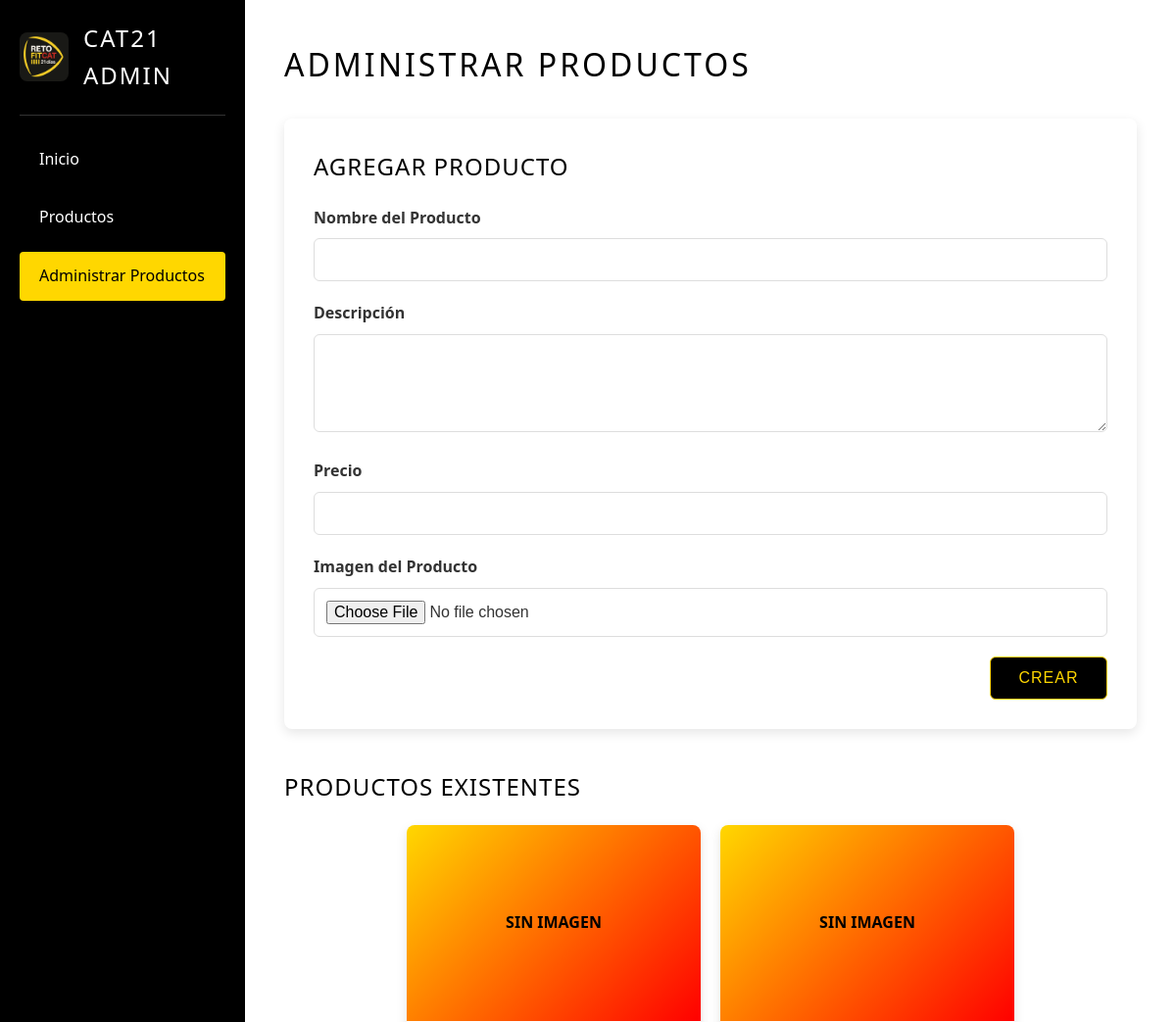
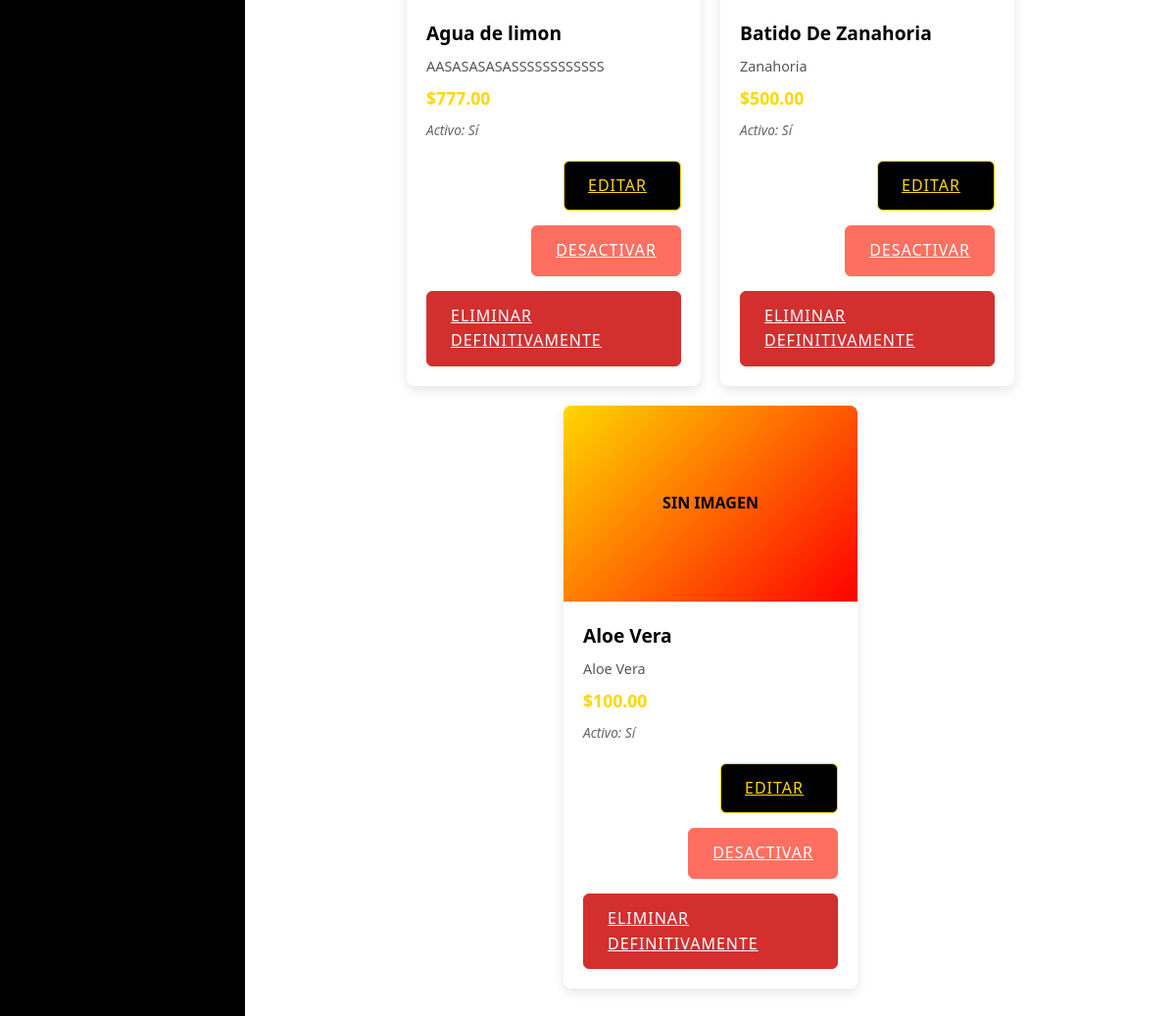
Screenshot of /admin_productos.php (signed in) with the database file from the repository (2 pictures, top to bottom).
### tables this page shows
CREATE TABLE `productos` (
  `id` int(11) NOT NULL,
  `nombre` varchar(100) NOT NULL,
  `descripcion` text DEFAULT NULL,
  `precio` decimal(10,2) NOT NULL,
  `imagen` varchar(255) DEFAULT NULL,
  `activo` tinyint(1) DEFAULT 1
);

### admin_productos.php (the view, shortened to what this page needs)
<?php
require_once 'config.php';
$csrf_token = $_SESSION['csrf_token'];
$productoEditar = null;
try {
    $stmt = $pdo->query("SELECT * FROM productos ORDER BY id DESC");
    $productos = $stmt->fetchAll();
} catch (PDOException $e) {
    $_SESSION['error'] = "Error al cargar productos: " . $e->getMessage();
    error_log("admin_productos.php: Products load error: " . $e->getMessage());
    header("Location: admin_productos.php");
    exit;
}
?>
<!DOCTYPE html>
<html lang="es">
<head>
</head>
<body>
    <div class="layout">
        <aside class="sidebar">
            <div class="sidebar-header">
                <img src="assets/img/1-4.png" alt="CAT21 Logo" class="logo">
                <h2>CAT21 Admin</h2>
            </div>
            <nav class="sidebar-nav">
                <a href="inicio.php" class="nav-item">Inicio</a>
                <a href="productos.php" class="nav-item">Productos</a>
                <a href="admin_productos.php" class="nav-item active">Administrar Productos</a>
            </nav>
        </aside>
        <main class="main-content">
            <header class="main-header">
                <h1>Administrar Productos</h1>
            </header>
            <div class="content">
                <div class="form-card">
                    <h2><?php echo $productoEditar ? 'Editar Producto' : 'Agregar Producto'; ?></h2>
                    <form method="POST" enctype="multipart/form-data">
                        <div class="form-group">
                            <label for="nombre">Nombre del Producto</label>
                            <input type="text" id="nombre" name="nombre" required value="<?php echo htmlspecialchars($productoEditar['nombre'] ?? ''); ?>">
                        </div>
                        <div class="form-group">
                            <label for="descripcion">Descripción</label>
                            <textarea id="descripcion" name="descripcion"><?php echo htmlspecialchars($productoEditar['descripcion'] ?? ''); ?></textarea>
                        </div>
                        <div class="form-group">
                            <label for="precio">Precio</label>
                            <input type="number" id="precio" name="precio" step="0.01" required value="<?php echo htmlspecialchars($productoEditar['precio'] ?? ''); ?>">
                        </div>
                        <div class="form-group">
                            <label for="imagen">Imagen del Producto</label>
                            <input type="file" id="imagen" name="imagen" accept="image/jpeg,image/png,image/gif">
                        </div>
                        <div class="form-actions">
                            <button type="submit" class="btn btn-submit"><?php echo $productoEditar ? 'Actualizar' : 'Crear'; ?></button>
                        </div>
                    </form>
                </div>
                <div class="productos-section">
                    <h2>Productos Existentes</h2>
                    <div class="productos-grid">
                        <?php foreach ($productos as $producto): ?>
                            <div class="producto-card">
                                <?php if ($producto['imagen'] && file_exists('Uploads/' . $producto['imagen'])): ?>
                                    <img src="Uploads/<?php echo htmlspecialchars($producto['imagen']); ?>" alt="<?php echo htmlspecialchars($producto['nombre']); ?>" class="producto-imagen">
                                <?php else: ?>
                                    <div class="producto-placeholder">Sin Imagen</div>
                                <?php endif; ?>
                                <div class="producto-info">
                                    <h3 class="producto-nombre"><?php echo htmlspecialchars($producto['nombre']); ?></h3>
                                    <p class="producto-descripcion"><?php echo htmlspecialchars($producto['descripcion']); ?></p>
                                    <p class="producto-precio">$<?php echo number_format($producto['precio'], 2); ?></p>
                                    <p class="producto-status">Activo: <?php echo $producto['activo'] ? 'Sí' : 'No'; ?></p>
                                </div>
                                <div class="producto-actions">
                                    <a href="admin_productos.php?edit=<?php echo $producto['id']; ?>" class="btn btn-edit">Editar</a>
                                    <?php if ($producto['activo']): ?>
                                        <a href="admin_productos.php?deactivate=<?php echo $producto['id']; ?>&csrf_token=<?php echo htmlspecialchars($csrf_token); ?>"
                                           class="btn btn-deactivate"
                                           onclick="return confirm('¿Estás seguro de desactivar este producto?')">
                                           Desactivar
                                        </a>
                                    <?php endif; ?>
                                    <a href="admin_productos.php?delete=<?php echo $producto['id']; ?>&csrf_token=<?php echo htmlspecialchars($csrf_token); ?>"
                                       class="btn btn-delete"
                                       onclick="return confirm('¿Estás seguro de eliminar definitivamente este producto? Esta acción no se puede deshacer.')">
                                       Eliminar Definitivamente
                                    </a>
                                </div>
                            </div>
                        <?php endforeach; ?>
                    </div>
                </div>
            </div>
        </main>
    </div>
</body>
</html>

### admin_productos.php (style rules this page uses)
* { margin: 0; padding: 0; box-sizing: border-box; }
body { font-family: 'Segoe UI', Tahoma, Geneva, Verdana, sans-serif; background: #f5f5f5; color: #333; min-height: 100vh; line-height: 1.6; }
.layout { display: flex; min-height: 100vh; }
.sidebar { width: 250px; background: #000000; color: #ffffff; padding: 20px; display: flex; flex-direction: column; gap: 20px; }
.sidebar-header { display: flex; align-items: center; gap: 15px; padding-bottom: 20px; border-bottom: 1px solid #333; }
.logo { width: 50px; height: 50px; border-radius: 8px; object-fit: cover; transition: transform 0.3s ease; }
.sidebar h2 { font-size: 1.5rem; font-weight: 300; letter-spacing: 2px; text-transform: uppercase; }
.sidebar-nav { display: flex; flex-direction: column; gap: 10px; }
.nav-item { display: block; padding: 12px 20px; color: #ffffff; text-decoration: none; font-size: 1rem; font-weight: 400; border-radius: 4px; transition: all 0.3s ease; }
.nav-item.active { background: #FFD700; color: #000000; }
.main-content { flex: 1; padding: 40px; background: #ffffff; }
.main-header { margin-bottom: 30px; }
.main-header h1 { font-size: 2rem; font-weight: 300; text-transform: uppercase; letter-spacing: 3px; color: #000000; }
.form-card { background: #ffffff; border-radius: 8px; padding: 30px; margin-bottom: 40px; box-shadow: 0 4px 12px rgba(0,0,0,0.1); transition: box-shadow 0.3s ease; }
.form-card h2 { font-size: 1.5rem; font-weight: 400; margin-bottom: 20px; color: #000000; text-transform: uppercase; letter-spacing: 1px; }
.form-group { margin-bottom: 20px; }
.form-group label { display: block; font-weight: 600; margin-bottom: 8px; color: #333; }
.form-group input, .form-group textarea { width: 100%; padding: 12px; font-size: 1rem; border: 1px solid #ddd; border-radius: 6px; transition: border-color 0.3s ease, box-shadow 0.3s ease; }
.form-group textarea { min-height: 100px; resize: vertical; }
.form-actions { display: flex; gap: 10px; justify-content: flex-end; }
.btn { position: relative; overflow: hidden; padding: 12px 24px; border-radius: 6px; font-size: 1rem; font-weight: 500; text-transform: uppercase; letter-spacing: 1px; cursor: pointer; transition: all 0.3s ease; border: none; min-width: 120px; }
.btn-submit { background: #000000; color: #FFD700; border: 1px solid #FFD700; }
.btn-submit::before { content: ""; position: absolute; top: 0; left: 0; width: 0%; height: 100%; background: #FFD700; z-index: -1; transition: width 0.3s ease; }
.btn-edit { background: #000000; color: #FFD700; border: 1px solid #FFD700; }
.btn-edit::before { content: ""; position: absolute; top: 0; left: 0; width: 0%; height: 100%; background: #FFD700; z-index: -1; transition: width 0.3s ease; }
.btn-deactivate { background: #ff6f61; color: #ffffff; border: 1px solid #ff6f61; }
.btn-deactivate::before { content: ""; position: absolute; top: 0; left: 0; width: 0%; height: 100%; background: #e55a50; z-index: -1; transition: width 0.3s ease; }
.btn-delete { background: #d32f2f; color: #ffffff; border: 1px solid #d32f2f; }
.btn-delete::before { content: ""; position: absolute; top: 0; left: 0; width: 0%; height: 100%; background: #b71c1c; z-index: -1; transition: width 0.3s ease; }
.productos-section h2 { font-size: 1.5rem; font-weight: 400; margin-bottom: 20px; text-transform: uppercase; letter-spacing: 1px; color: #000000; }
.productos-grid { display: flex; flex-wrap: wrap; justify-content: center; gap: 20px; }
.producto-card { background: #ffffff; border-radius: 8px; width: 100%; max-width: 300px; box-shadow: 0 4px 12px rgba(0,0,0,0.1); transition: transform 0.3s ease, box-shadow 0.3s ease; display: flex; flex-direction: column; }
.producto-placeholder { width: 100%; height: 200px; background: linear-gradient(135deg, #FFD700 0%, #FF0000 100%); border-radius: 8px 8px 0 0; display: flex; align-items: center; justify-content: center; color: #000; font-size: 1rem; font-weight: 700; text-transform: uppercase; }
.producto-info { padding: 20px; flex: 1; display: flex; flex-direction: column; gap: 8px; }
.producto-nombre { font-size: 1.2rem; font-weight: 600; color: #000000; }
.producto-descripcion { font-size: 0.9rem; color: #555; line-height: 1.4; }
.producto-precio { font-size: 1.1rem; font-weight: 600; color: #FFD700; }
.producto-status { font-size: 0.85rem; color: #666; font-style: italic; }
.producto-actions { display: flex; flex-wrap: wrap; gap: 15px; padding: 0 20px 20px; justify-content: flex-end; align-items: center; }

### rows the page displays
productos: shows "SIN IMAGEN", nombre "Agua de limon", descripcion "AASASASASASSSSSSSSSSSS", precio "777.00", activo "Sí"
productos: shows "SIN IMAGEN", nombre "Batido De Zanahoria", descripcion "Zanahoria", precio "500.00", activo "Sí"
productos: shows "SIN IMAGEN", nombre "Aloe Vera", descripcion "Aloe Vera", precio "100.00", activo "Sí"
